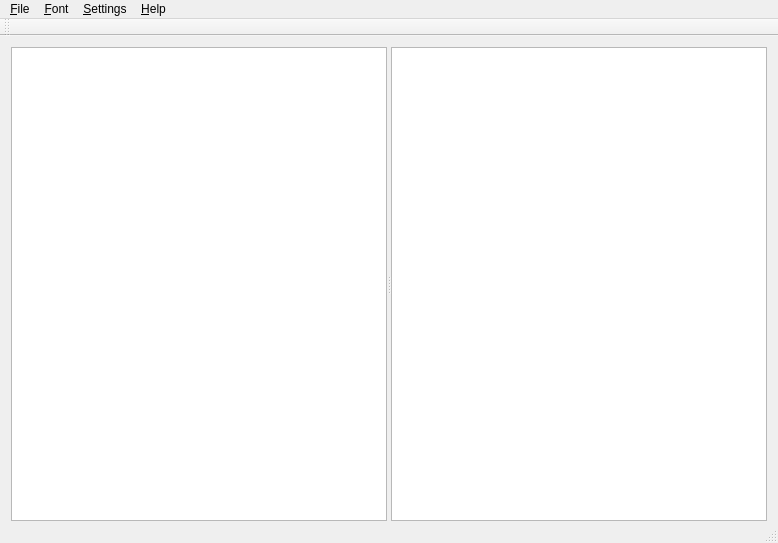
<?xml version="1.0" encoding="UTF-8"?>
<ui version="4.0">
 <class>MainWindow</class>
 <widget class="QMainWindow" name="MainWindow">
  <property name="geometry">
   <rect>
    <x>0</x>
    <y>0</y>
    <width>778</width>
    <height>543</height>
   </rect>
  </property>
  <property name="windowTitle">
   <string>Scribbler</string>
  </property>
  <widget class="QWidget" name="centralWidget">
   <layout class="QVBoxLayout" name="verticalLayout">
    <property name="spacing">
     <number>0</number>
    </property>
    <property name="bottomMargin">
     <number>0</number>
    </property>
    <item>
     <widget class="QSplitter" name="splitter">
      <property name="orientation">
       <enum>Qt::Horizontal</enum>
      </property>
      <widget class="QTextEdit" name="textEdit">
       <property name="acceptRichText">
        <bool>false</bool>
       </property>
      </widget>
      <widget class="SvgView" name="svgView"/>
     </widget>
    </item>
   </layout>
  </widget>
  <widget class="QMenuBar" name="menuBar">
   <property name="geometry">
    <rect>
     <x>0</x>
     <y>0</y>
     <width>778</width>
     <height>22</height>
    </rect>
   </property>
   <widget class="QMenu" name="menuFile">
    <property name="title">
     <string>&amp;File</string>
    </property>
    <addaction name="actionConvert_to_Handwritten"/>
    <addaction name="actionLoad_Text_from_File"/>
    <addaction name="separator"/>
    <addaction name="actionCopy_Current_Sheet"/>
    <addaction name="actionSave_Current_Sheet_as"/>
    <addaction name="actionSave_All_Sheets"/>
    <addaction name="separator"/>
    <addaction name="actionPrint_Current_Sheet"/>
    <addaction name="actionPrint_All"/>
   </widget>
   <widget class="QMenu" name="menuEdit">
    <property name="title">
     <string>&amp;Settings</string>
    </property>
    <addaction name="actionShow_ToolBar"/>
    <addaction name="actionPreferences"/>
   </widget>
   <widget class="QMenu" name="menuAbout">
    <property name="title">
     <string>&amp;Help</string>
    </property>
    <addaction name="actionHowTo"/>
    <addaction name="actionShortcuts"/>
    <addaction name="actionLicenses_and_Credits"/>
    <addaction name="actionAbout_Scribbler"/>
   </widget>
   <widget class="QMenu" name="menuFont">
    <property name="title">
     <string>&amp;Font</string>
    </property>
    <addaction name="actionLoad_Font"/>
    <addaction name="actionFont_Editor"/>
   </widget>
   <addaction name="menuFile"/>
   <addaction name="menuFont"/>
   <addaction name="menuEdit"/>
   <addaction name="menuAbout"/>
  </widget>
  <widget class="QToolBar" name="toolBar">
   <property name="windowTitle">
    <string>&amp;Show ToolBar</string>
   </property>
   <attribute name="toolBarArea">
    <enum>TopToolBarArea</enum>
   </attribute>
   <attribute name="toolBarBreak">
    <bool>false</bool>
   </attribute>
  </widget>
  <widget class="QStatusBar" name="statusBar"/>
  <action name="actionLoad_Font">
   <property name="text">
    <string>&amp;Load Font</string>
   </property>
  </action>
  <action name="actionFont_Editor">
   <property name="enabled">
    <bool>true</bool>
   </property>
   <property name="text">
    <string>&amp;Font Editor</string>
   </property>
  </action>
  <action name="actionSave_Current_Sheet_as">
   <property name="enabled">
    <bool>true</bool>
   </property>
   <property name="text">
    <string>&amp;Save Current Sheet</string>
   </property>
   <property name="toolTip">
    <string>Save Current Sheet</string>
   </property>
  </action>
  <action name="actionPreferences">
   <property name="enabled">
    <bool>true</bool>
   </property>
   <property name="text">
    <string>&amp;Preferences</string>
   </property>
  </action>
  <action name="actionHowTo">
   <property name="enabled">
    <bool>true</bool>
   </property>
   <property name="text">
    <string>&amp;How To</string>
   </property>
  </action>
  <action name="actionAbout_Scribbler">
   <property name="text">
    <string>&amp;About Scribbler</string>
   </property>
  </action>
  <action name="actionConvert_to_Handwritten">
   <property name="text">
    <string>&amp;Сonvert to Handwritten</string>
   </property>
  </action>
  <action name="actionPrint_Current_Sheet">
   <property name="text">
    <string>&amp;Print Current Sheet</string>
   </property>
  </action>
  <action name="actionShow_ToolBar">
   <property name="checkable">
    <bool>true</bool>
   </property>
   <property name="checked">
    <bool>true</bool>
   </property>
   <property name="text">
    <string>&amp;Show ToolBar</string>
   </property>
  </action>
  <action name="actionLicenses_and_Credits">
   <property name="text">
    <string>&amp;Licenses and Credits</string>
   </property>
  </action>
  <action name="actionSave_All_Sheets">
   <property name="text">
    <string>&amp;Save All Sheets</string>
   </property>
  </action>
  <action name="actionPrint_All">
   <property name="text">
    <string>&amp;Print All Sheets</string>
   </property>
  </action>
  <action name="actionLoad_Text_from_File">
   <property name="text">
    <string>&amp;Load Text from File</string>
   </property>
  </action>
  <action name="actionShortcuts">
   <property name="text">
    <string>&amp;Shortcuts</string>
   </property>
  </action>
  <action name="actionCopy_Current_Sheet">
   <property name="text">
    <string>&amp;Copy Current Sheet</string>
   </property>
   <property name="shortcut">
    <string>Ctrl+Shift+С</string>
   </property>
  </action>
 </widget>
 <layoutdefault spacing="6" margin="11"/>
 <customwidgets>
  <customwidget>
   <class>SvgView</class>
   <extends>QGraphicsView</extends>
   <header>svgview.h</header>
  </customwidget>
 </customwidgets>
 <resources/>
 <connections/>
</ui>
